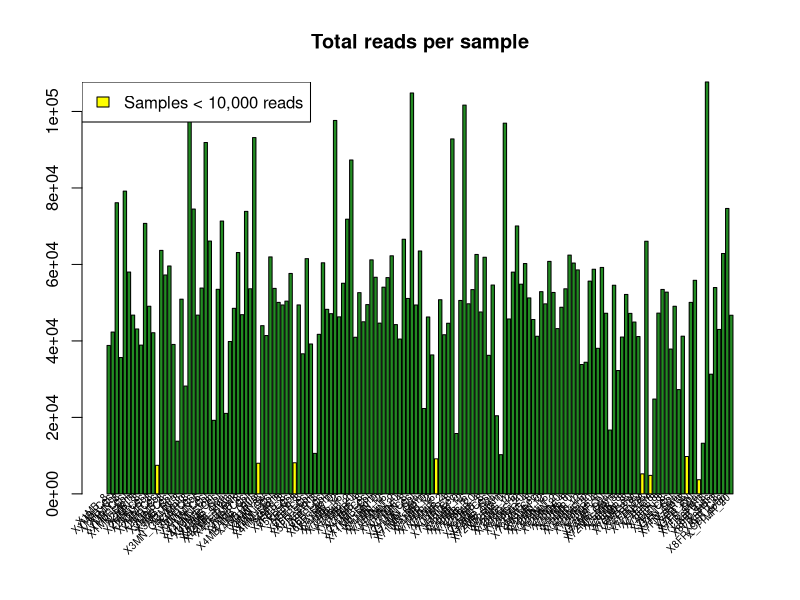
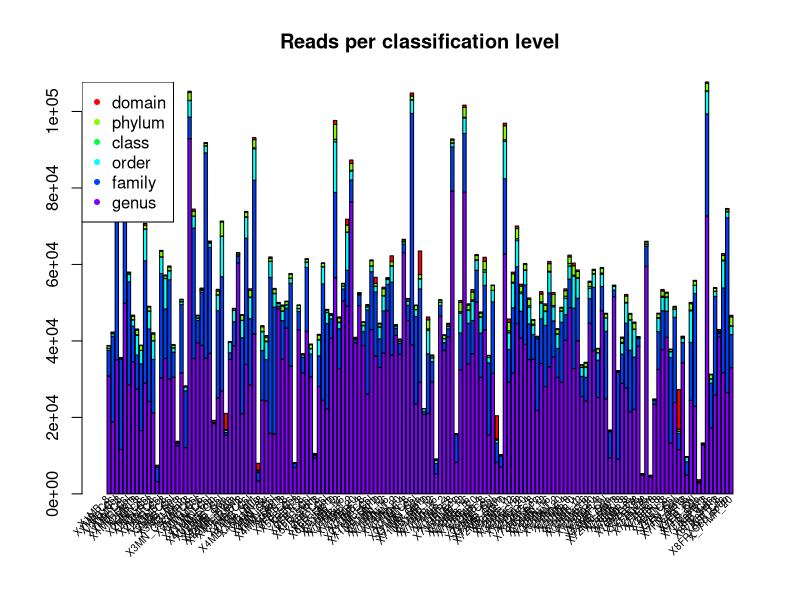
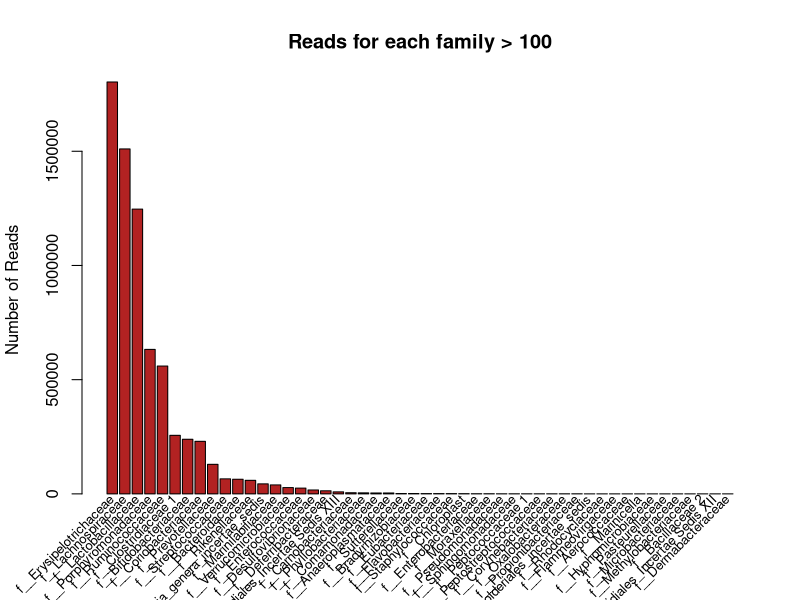
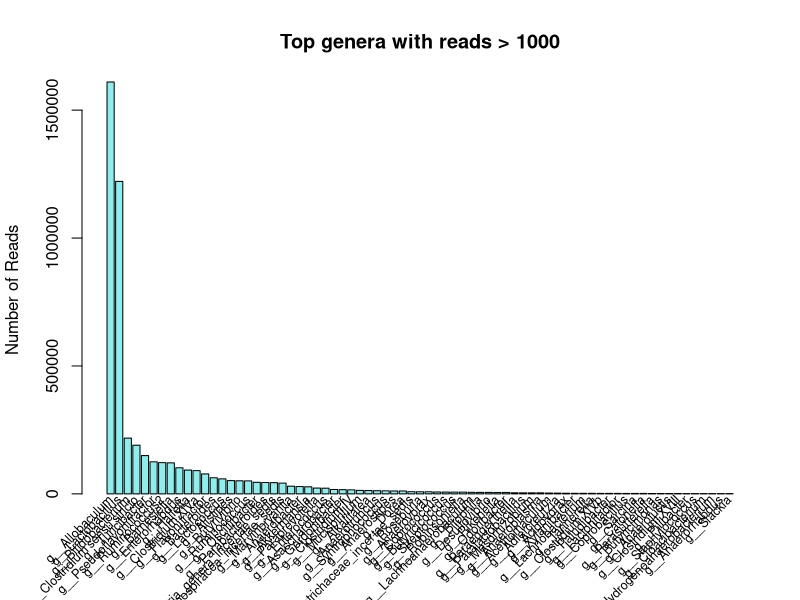
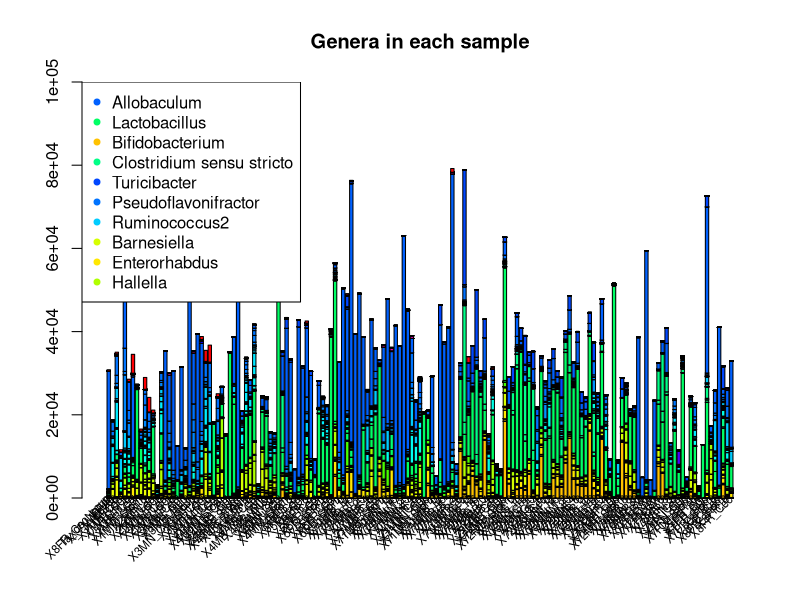

These figures' R source, in order:
# source("http://bioconductor.org/biocLite.R")
# biocLite(c("AnnotationDbi", "impute", "GO.db", "preprocessCore"))
# install.packages("WGCNA")

library(gplots)
# library(WGCNA)
library(RColorBrewer)

## Read data and set it up for plotting
pA = read.table("./testData/postAbundance.abundance.txt", header=T, as.is=T, sep='\t', comment.char='')
Taxon_Name = pA$Taxon_Name
Level = pA$Level
pA = pA[,-c(1,2)]
pAmat = as.matrix(pA)
rownames(pAmat) = Taxon_Name
pAprop = t(t(pAmat)/colSums(pAmat))


# build a filter which removes bacteria which are at < 1% in 1% or less of samples:
rare.idx = rowSums(pAprop > .01) > (ncol(pAprop) * .01)

#---Come up with unique colors per species/classification level.

# Figure 1 - Reads per sample, with samples < 10000 reads higlighted
pdf(file="Data Summaries", width=8 + .1*ncol(pA), height=11)
    smallSums <- colSums(pA) >= 10000
    cols <- c("yellow", "forestgreen")
    b = barplot(colSums(pA), xaxt='n', main="Total reads per sample", col=cols[smallSums+1])
    #axis(side=1, at=b, labels=F)
    text(b, par("usr")[3], labels = colnames(pA), srt = 45, xpd = TRUE, cex=.6, adj=c(1,0))
    legend('topleft', fill="yellow", col="yellow", legend = "Samples < 10,000 reads")

# Figure 2 - What level were reads classified to?
levels_colors=rainbow(8)
names(levels_colors) = c('domain', 'kingdom','phylum','class','order','family','genus','species')
levels_order = c('domain', 'kingdom','phylum','class','order','family','genus','species')
# Count reads by classification level:
cLevelTable = apply(pA, 2, function(x){tapply(x, FUN=sum, I=Level)})
# Order table rows by classification level:
cLevelTable = cLevelTable[order(match(rownames(cLevelTable), levels_order), decreasing=T),]
# pdf(file="Reads_per_classification_level.pdf", width=8 + .1*ncol(pA), height=8)
    c = barplot(cLevelTable, col=levels_colors[rownames(cLevelTable)], xaxt='n', main='Reads per classification level')
    text(c, par("usr")[3], labels = colnames(pA), srt = 45, xpd = TRUE, cex=.6, adj=1)
    legend('topleft', col=levels_colors[rev(rownames(cLevelTable))], legend=rev(rownames(cLevelTable)), pch=20, cex=1)

taxa_info <- read.delim("./testData/postAbundance.taxa_info.txt")
Counts <- taxa_info$Total
family <- as.data.frame(cbind(lapply(strsplit(as.character(taxa_info$Taxon_Name), ";"), "[",5), Counts))
genus <- as.data.frame(cbind(lapply(strsplit(as.character(taxa_info$Taxon_Name), ";"), "[",6), Counts))
family1 <- data.frame(matrix(unlist(family), nrow=nrow(family)),stringsAsFactors=FALSE)
genus1 <- data.frame(matrix(unlist(genus), nrow=nrow(genus)),stringsAsFactors=FALSE)
colnames(family1) <- c("Names", "Reads")
colnames(genus1) <- c("Names", "Reads")
family2 <- family1[complete.cases(family1),]
genus2 <- genus1[complete.cases(genus1),]

# Convert df to characters so that aggregate will work
family2[] <- lapply(family2, function(x) type.convert(as.character(x)))
genus2[] <- lapply(genus2, function(x) type.convert(as.character(x)))
family.agg <- aggregate(. ~ Names, family2, sum)
genus.agg <- aggregate(. ~ Names, genus2, sum)

# Order by decreasing abundance, take reads > 1000, and write to pdf
family.agg2 <- family.agg[order(-family.agg$Reads),]
family.topRows <- family.agg2[family.agg2$Reads>100,]
genus.agg2 <- genus.agg[order(-genus.agg$Reads),]
genus.topRows <- genus.agg2[genus.agg2$Reads>1000,]

# Figure 3 and 4 - Reads per taxonomic level, top genera > 1000 reads
# pdf(file="Reads_per_FamilyLevel.pdf", width= 18, height=8)
f <- barplot(family.topRows$Reads, main = "Reads for each family > 100", ylab="Number of Reads", col="firebrick")
text(f, par("usr")[3], labels = family.topRows$Names, srt = 45, xpd = TRUE, cex=.8, adj=1)
genus.tops <- barplot(genus.topRows$Reads, main = "Top genera with reads > 1000", ylab="Number of Reads", col="darkslategray2")
text(genus.tops, par("usr")[3], labels = genus.topRows$Names, srt = 45, xpd = TRUE, cex=.75, adj=1)
 

# Figure 5 and 5.1)
#     Stacked barplot for community composition with colors for species and shannon-weaver index for each sample

div <- read.table("./testData/postAbundance.abundance.txt", header=T, as.is=T, sep='\t', comment.char='')
div.genus <- subset(div, div$Level == "genus")
names <- div.genus$Taxon_Name

genus.colors <- rainbow(nrow(div.genus))
names(genus.colors) <- div.genus$Taxon_Name
levels_order <- div.genus$Taxon_Name

legcols <- cbind(div.genus$Taxon_Name, rainbow(nrow(div.genus)))
suum <- rowSums(div.genus[,-c(1,2)])
allcols <- as.data.frame(cbind(legcols, suum))
allcols1 <- allcols[order(-suum),]
leg <- head(allcols1, n=10)
cols <-as.character(leg$V2)
nams <-as.character(leg$V1)

genes <- apply(div.genus[,-c(1,2)], 2, function(x){tapply(x, FUN=sum, I=names)})
genes2 <- genes[order(match(rownames(genes), levels_order), decreasing=F),]

m <- barplot(genes2, col=genus.colors[rownames(genes2)], xaxt='n', main='Genera in each sample', ylim=c(0,100000))
text(m, par("usr")[3], labels = colnames(div.genus), srt = 45, xpd = TRUE, cex=.7, adj=1)
legend('topleft', legend=nams, col=cols, pch=20, cex=1, pt.cex = 1.2)

dev.off()
